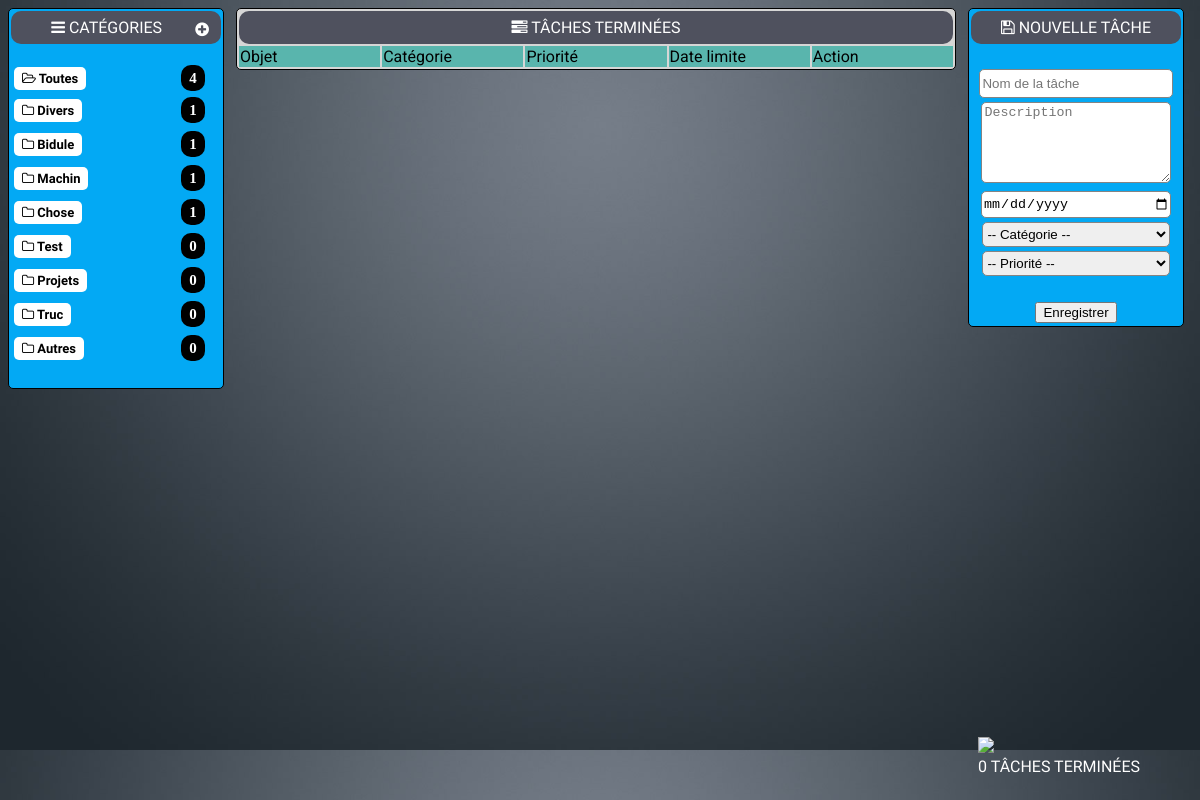
The page /index.php?trashbin=view on the database its author committed.
### tables this page shows
CREATE TABLE `categories` (
  `id` int(11) NOT NULL,
  `categorie` varchar(50) NOT NULL
);

### cat.php (the view, shortened to what this page needs)
<?php
$countalle = $mysqli->query('
SELECT
COUNT(*) as countall
FROM taches');
$countall = $countalle->fetch_object();
?>
<table class="left">
<tr><td id="cat" class="titre" colspan="2" onclick="cacher();"><i class="fa fa-bars" aria-hidden="true"></i> Catégories <i class="fa fa-plus-circle plusss" aria-hidden="true"></i></td></tr>
    <tr><td >&nbsp;</td></tr>
    <tr><td class=""><a href="index.php"><span class="dossier"><i class="fa fa-folder-open-o" aria-hidden="true"></i> Toutes</span></a></td><td class="compteur"><span class="count"><?= $countall->countall ?></span></td></tr>
    <tr><td >
    <?php
    $categories = $mysqli->query('
SELECT c.id, c.categorie,
COUNT(t.id_categories) as count
FROM categories c
LEFT JOIN taches t
ON c.id = t.id_categories
GROUP BY c.categorie
ORDER BY count DESC');
    while ($cat = $categories->fetch_object()) {
        echo '<tr><td height="30px"><a href="index.php?cat='.$cat->id.'"><span class="dossier"><i class="fa fa-folder-o" aria-hidden="true"></i> '.$cat->categorie.'</span></a></td><td class="compteur"><span class="count">'.$cat->count.'</span></td></tr>';
    }
    ?>
            </td></tr><tr><td>&nbsp;</td></tr></table>
<?php
$result = $mysqli->query("SELECT COUNT(*) FROM corbeille");
$row_cnt = mysqli_fetch_row($result);
?>
<div class="trash" onclick="location.href='index.php?trashbin=view';">
    <img class="trash-img" src="img/trash.png">
    <div class="counttrash"><?= $row_cnt[0]; ?> Tâches terminées</div>
</div>

### css/styles.css (style rules this page uses)
.left { float: left; background-color: #03A9F4; border-radius: 5px; border: 1px solid black; width: 18vw; }
.titre { background-color: #4F515E; color: white; padding: 7px; text-align: center; border-radius: 10px; text-transform: uppercase; font-family: 'Passion One', cursive; }
a { text-decoration: none; }
span { background-color: white; padding: 4px 8px 4px 8px; margin: 2px; border-radius: 5px; font-weight: bold; color: black; }
.dossier { font-family: 'Montserrat Alternates', sans-serif; font-size: 13px; }
.count { -moz-border-radius: 10px; border-radius: 10px; border-color:black; background-color:black; color:white; padding-left:8px; padding-right:8px; padding-top:5px; padding-bottom:5px; font-size:15px; font-weight: bold; }
.compteur { text-align: center; }
.plusss { float: right; margin-top: 3px; margin-right: 5px; }
body { background-image: url("../img/bg.jpg"); background-size: cover; }
.trash-img { width: 40%; }
.trash { position: absolute; bottom: 2vw; right: 5vw; }
.counttrash { color: white; text-transform: uppercase; font-family: 'Passion One', cursive; }

### rows shown on the page
categories: categorie "Divers", count "1"
categories: categorie "Bidule", count "1"
categories: categorie "Machin", count "1"
categories: categorie "Chose", count "1"
categories: categorie "Test", count "0"
categories: categorie "Projets", count "0"
categories: categorie "Truc", count "0"
categories: categorie "Autres", count "0"

### other values the page prints
$countall->countall "4"
$row_cnt[0] "0"
